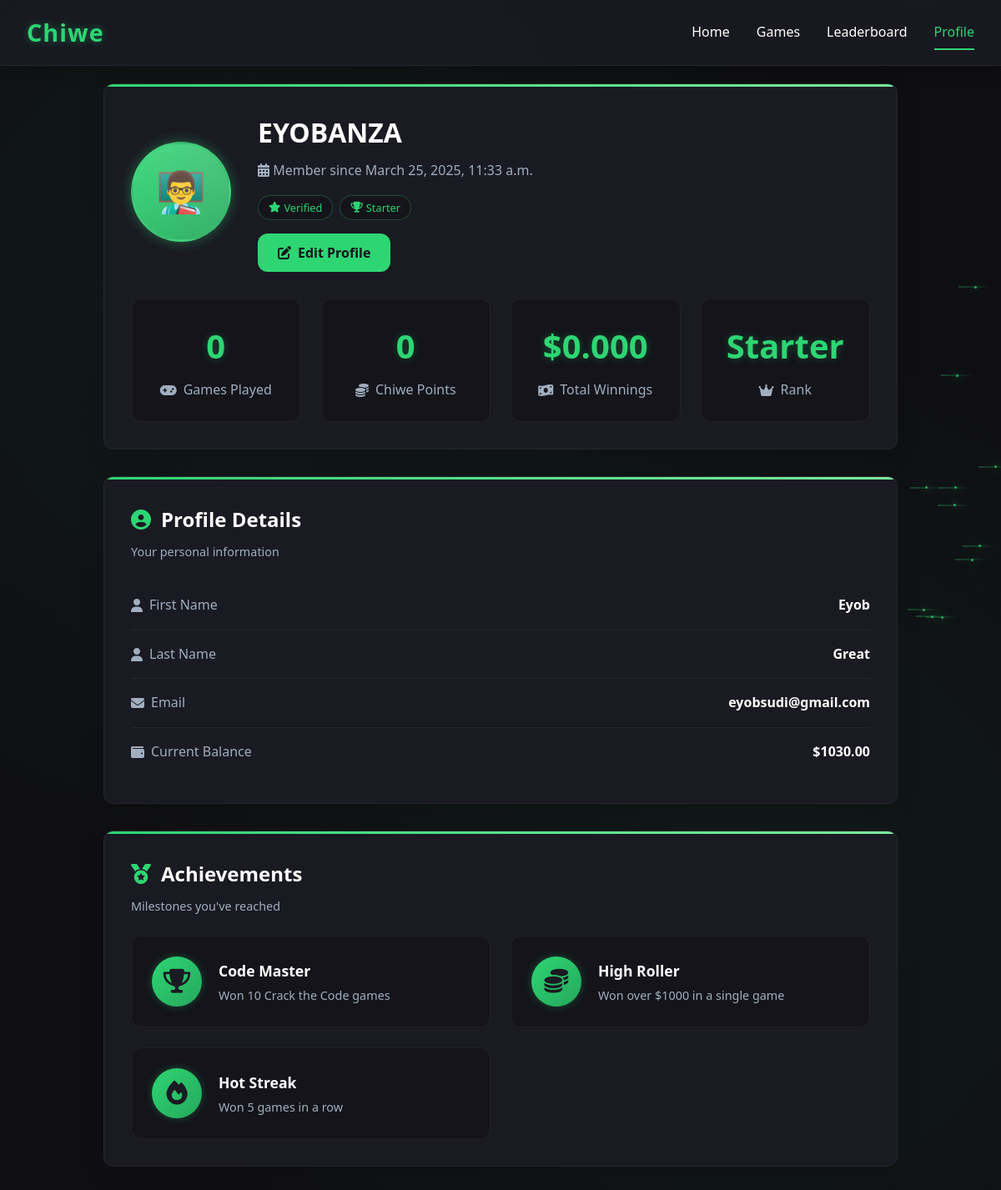
The page /profile/ (signed in) on the database as committed earlier.
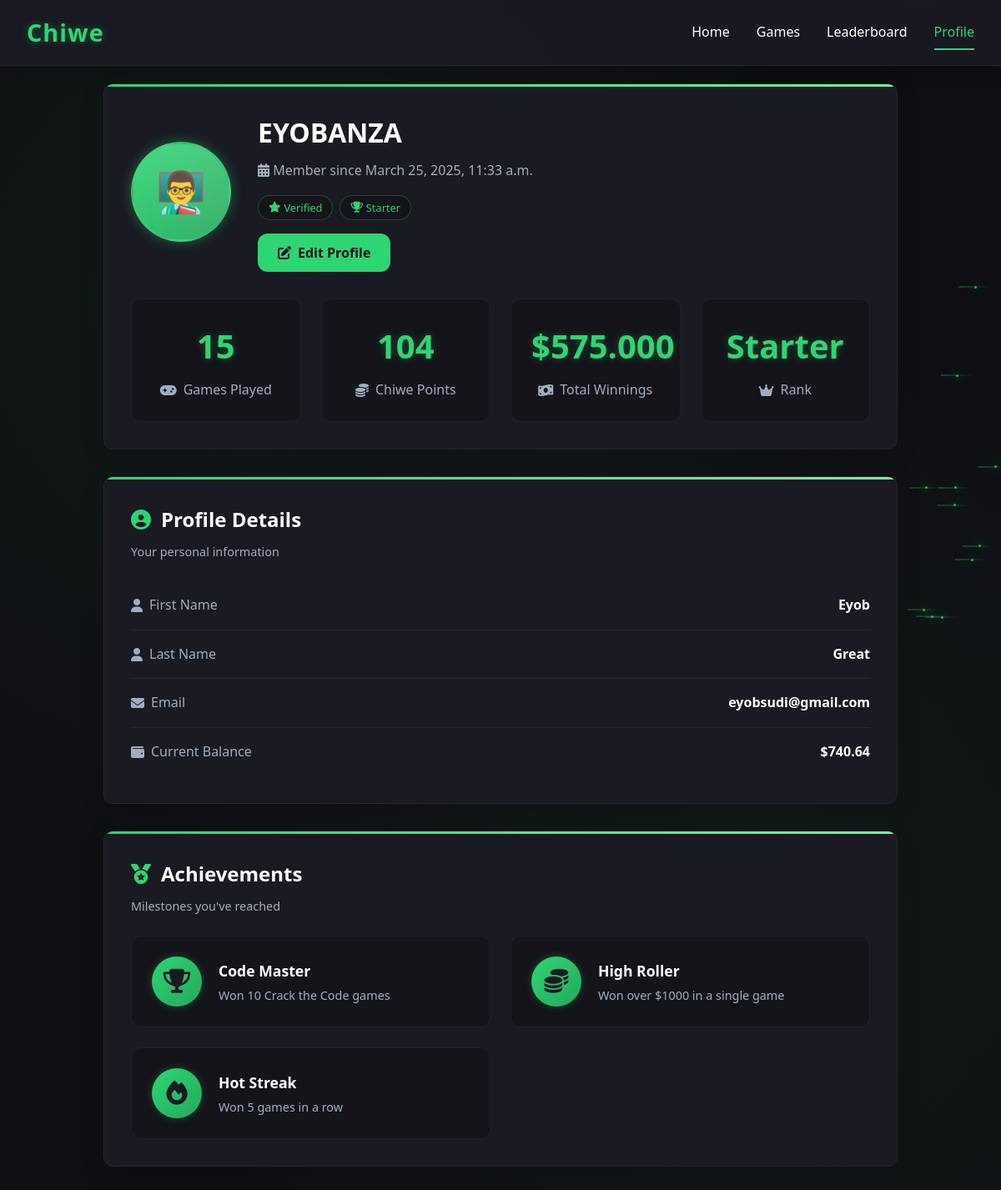
The same page on the database as committed later.
### autapp/models.py (models this page shows, shortened)
class GameHistory(models.Model):
    user= models.OneToOneField(MyUser,on_delete=models.CASCADE, null=False)
    TotalPlayed=models.IntegerField(default=0)
    TotalWin=models.IntegerField(default=0)
    Totaloss=models.IntegerField(default=0)
    TotalEarning=models.DecimalField(max_digits=100,decimal_places=3, default=0.00)

class MyUser(AbstractUser):
    token = models.CharField(max_length=200,null=True)
    groups = models.ManyToManyField(Group, related_name='myuser_set')
    user_permissions = models.ManyToManyField(Permission, related_name='myuser_permissions_set')
    is_logged_in=models.BooleanField(default=False)
    withdrawalToken=models.IntegerField(null=True)
    pendingWithdrwal=models.BooleanField(default=False)
    pendingDeposit=models.BooleanField(default=False)
    points=models.IntegerField(default=0)
    forgetPasswordToken=models.IntegerField(null=True)

class Ballance(models.Model):
    user= models.OneToOneField(MyUser, on_delete=models.CASCADE, null=False)
    ballance=models.DecimalField(max_digits=10,decimal_places=2,default=0.00)

### autapp/views.py (the view, shortened to what this page needs)
# urls.py: path('profile/', views.profile, name='profile'),
@login_required
def profile(request):
    user_file=MyUser.objects.get(username=request.user.username)
    Game_Stat, created = GameHistory.objects.get_or_create(
    user=user_file,
    defaults={"TotalEarning": 0.00, "TotalPlayed": 0, "TotalWin": 0, "Totaloss": 0}
)
    ballance=Ballance.objects.get(user=user_file)
    print(f"total earning {Game_Stat.TotalEarning}")
    print(f"total played {Game_Stat.TotalPlayed}")
    print(f"total won {Game_Stat.TotalWin}")
    print(f"total loss {Game_Stat.Totaloss}")
    return render(request, 'profile.html', {'user': request.user, 'stat': Game_Stat,'ballance':ballance})

### autapp/templates/profile.html (shortened to what the changed rows need)
<!DOCTYPE html>
<html lang="en">
<head>
    <link rel="stylesheet" href="https://cdnjs.cloudflare.com/ajax/libs/font-awesome/6.4.0/css/all.min.css">
</head>
<body>
    <main class="container">
        <div class="card">
            <div class="profile-header">
                <div class="profile-info">
                    <h1 id="username">{{user.username}}</h1>
                    <p><i class="fas fa-calendar-alt"></i> Member since <span id="memberSince">{{user.date_joined}}</span></p>
                    <div class="profile-badges">
                        <span class="badge"><i class="fas fa-star"></i> Verified</span>
                        <span class="badge"><i class="fas fa-trophy"></i> Starter</span>
                    </div>
                    <div style="margin-top: 1rem;">
                        <button class="btn btn-primary" onclick="toggleEditForm()">
                        </button>
                    </div>
                </div>
            </div>
            <div class="stats-grid">
                <div class="stat-card">
                    <div class="stat-value" id="gamesPlayed">{{stat.TotalPlayed}}</div>
                    <div class="stat-label"><i class="fas fa-gamepad"></i> Games Played</div>
                </div>
                <div class="stat-card">
                    <div class="stat-value" id="chiwePoints">{{user.points}}</div>
                    <div class="stat-label"><i class="fas fa-coins"></i> Chiwe Points</div>
                </div>
                <div class="stat-card">
                    <div class="stat-value" id="totalWinnings">${{stat.TotalEarning}}</div>
                    <div class="stat-label"><i class="fas fa-money-bill-wave"></i> Total Winnings</div>
                </div>
            </div>
        </div>
        <div class="card">
            <div class="card-header">
                <h2 class="card-title"><i class="fas fa-user-circle"></i> Profile Details</h2>
            </div>
            <div class="detail-row">
                <span class="detail-label"><i class="fas fa-user"></i> First Name</span>
                <span class="detail-value" id="firstName">{{user.first_name}}</span>
            </div>
            <div class="detail-row">
                <span class="detail-label"><i class="fas fa-user"></i> Last Name</span>
                <span class="detail-value" id="lastName">{{user.last_name}}</span>
            </div>
            <div class="detail-row">
                <span class="detail-label"><i class="fas fa-envelope"></i> Email</span>
                <span class="detail-value" id="email">{{user.email}}</span>
            </div>
            <div class="detail-row">
                <span class="detail-label"><i class="fas fa-wallet"></i> Current Balance</span>
                <span class="detail-value" id="balance">${{ballance.ballance}}</span>
            </div>
        </div>
        <div class="card">
            <div class="card-header">
                <h2 class="card-title"><i class="fas fa-medal"></i> Achievements</h2>
            </div>
        </div>
    </main>
</body>
</html>

Rows that differ between the two databases and show on the page:
changed MyUser "EYOBANZA": points "0" → "104"
changed GameHistory: TotalPlayed "0" → "15"; TotalEarning "0.000" → "575.000"
changed Ballance: ballance "1030.00" → "740.64"
